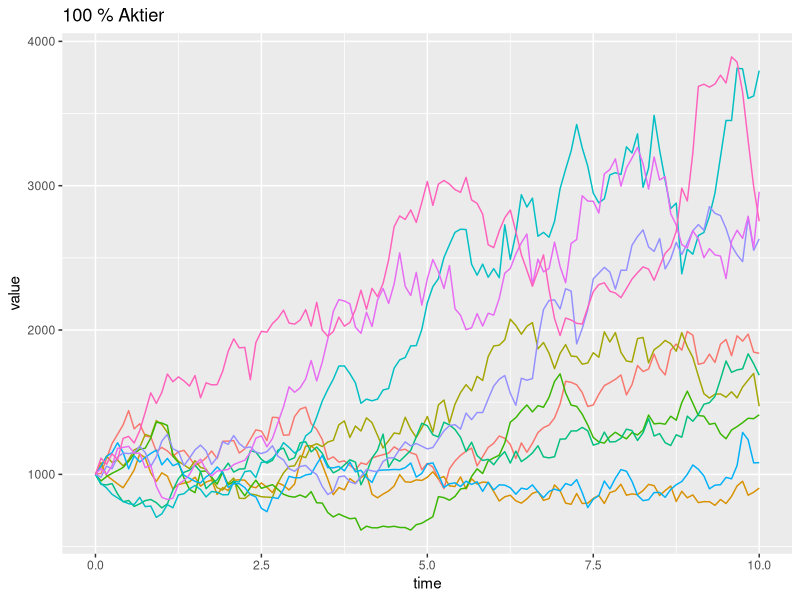
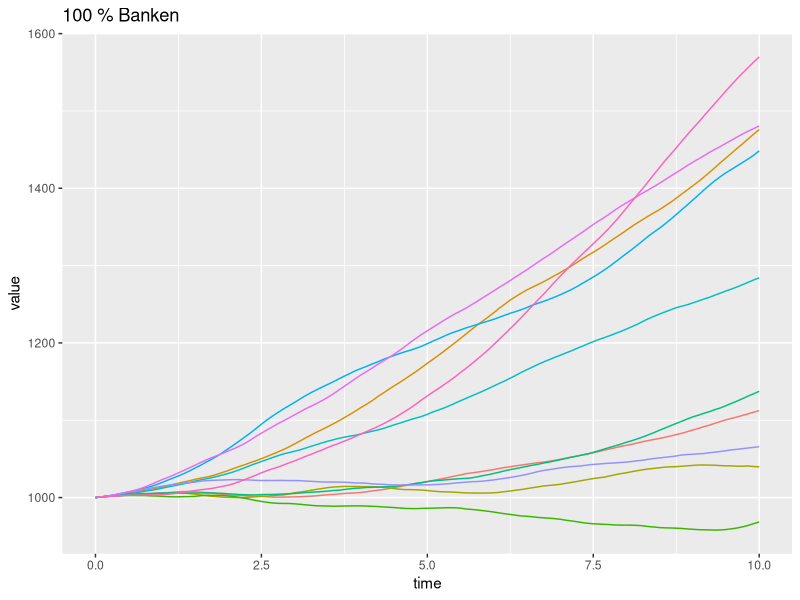
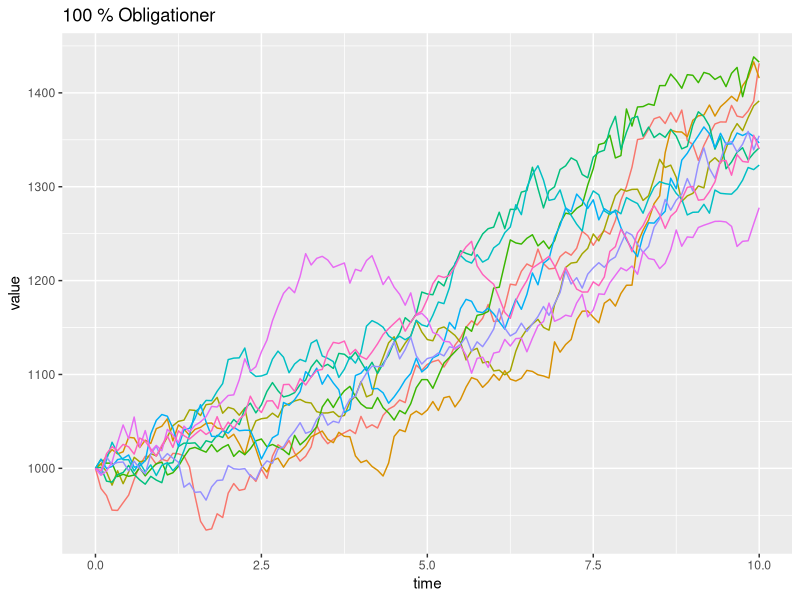

Recreate these plots in R, in order. (Note: this script raises an error after producing the figures.)
library(reshape2)
library(ggplot2)
require(gridExtra)
# simulerer assets

#Model parameter
s0<- 100
r0<- 0.01
a<- 0.15
b<- 0.042
lambda<- -0.23
sigma_r<- 0.01
rho<- -0.15
mu<-0.109
sigma<-0.127
A0<-1000

n <- 10    # MC simulation trials
T <- 10    # total time
m <- 120   # subintervals
dt <- T/m 
  


Assets<-function(dt=1/12,s0=100,r0=0.01,A0=1000,a=0.15,b=0.042,lambda=-0.23,sigma_r=0.01,rho=-0.15,mu=0.09,sigma=0.2, weights,n=1000){
  B <- (1 / a) * (1 - exp(-a * 1:10))
  xij <- rep(1/10,10)
  
  A <- matrix(NA,m+1,n)  
  A[1,] <- A0
  
  r <- matrix(0,m+1,n)  
  r[1,] <- r0
  
  for(j in 1:n){
    for(i in 2:121){
      dw1<-rnorm(n=121,mean=0,sd=1)
      dw3<-rho*dw1+sqrt(1-rho^2)*rnorm(n=121,mean=0,sd=1)
      dr <- a*(b-r[i-1,j])*dt + sigma_r*sqrt(dt)*dw1[i-1]
      r[i,j] <- r[i-1,j] + dr
      dA <-A[i-1,j]* (weights[1] *r[i-1,j]  * dt + weights[2] *(mu*dt+sigma*sqrt(dt)*dw3[i-1]) + 
                        sum(xij * weights[3] * ((r[i-1,j] - lambda * sigma_r * B) * dt - sigma_r * B *sqrt(dt)* dw1[i-1])))
      A[i,j] <- A[i-1,j] + dA
    }
  } 
  return(list(A,r))
}
#plotter 100% i banken
A<-Assets(weights = c(10/10,0/10,0/10),n=10)

time_vector<-seq(0,T,by=dt)
data_plot<- data.frame("time"=time_vector, "paths" = A[[1]])
data_plot<- melt(data_plot,  id = c('time'))

plot_bank <- ggplot(data_plot, aes(time, value)) +
  geom_line(aes(colour = variable)) +
  theme(legend.position = "none")+
ggtitle("100 % Banken ")

#plotter 100% aktier
A<-Assets(weights = c(0/10,10/10,0/10),n=10)

time_vector<-seq(0,T,by=dt)
data_plot<- data.frame("time"=time_vector, "paths" = A[[1]])
data_plot<- melt(data_plot,  id = c('time'))

plot_aktier <- ggplot(data_plot, aes(time, value)) +
  geom_line(aes(colour = variable)) +
  theme(legend.position = "none")+
  ggtitle("100 % Aktier ")

#plotter 100% i obligationer

A<-Assets(weights = c(0/10,0/10,10/10),n=10)

time_vector<-seq(0,T,by=dt)
data_plot<- data.frame("time"=time_vector, "paths" = A[[1]])
data_plot<- melt(data_plot,  id = c('time'))

plot_obli <- ggplot(data_plot, aes(time, value)) +
  geom_line(aes(colour = variable)) +
  theme(legend.position = "none")+
  ggtitle("100 % Obligationer ")

#samlet plot



#6.3
n<-1000
A<-Assets(weights = c(0/10,1/10,9/10))

meanvector<-rep(NA,121)
for (i in 1:121){
  meanvector[i]<-mean(A[i,])
}

qs <- apply(A, 1, quantile, probs=c(0.005, 0.5, 0.995))
quantiles<-t(rbind(qs,meanvector))
colnames(quantiles)<-c("0.5%","50%", "99.5%","Mean")


time_vector<-seq(0,T,by=dt)
data_plot_6.2<- data.frame("time"=time_vector, "quantiles" = quantiles)
data_plot_6.2<- melt(data_plot_6.2,  id = c('time'))

plot_6.2 <- ggplot(data_plot_6.2, aes(time, value)) +
  geom_line(aes(colour = variable)) +
  ggtitle("Quantile plot  ")

plot_6.2+scale_color_hue(name = "Quantiles",labels = c("0.5%","50%", "99.5%","Mean"))

#


n<-10000
A<-Assets(weights = c(0/10,1/10,9/10),n=n)

#density plots

asset_dist <- data.frame(year = factor(rep(c("1","3","6","10"), each=n)), 
                         value = c(A[13,], A[37,], A[73,], A[121,]))
ggplot(asset_dist, aes(x=value, fill=year)) + geom_density(alpha=.3)


# Opgave 6.4

n<-1000
list<-Assets(A0=1000,weights = c(0/10,1/10,9/10),n=n)
A<-list[[1]]
r<-list[[2]]

premium<-1000
q<-0.025


L<-function(t){
  Liability<-premium*(1+q)^t
  return(Liability) 
}

sum(A[121,]<L(10))/n

#6.6

VasicekZCBprice <- 
function(r0=0.01, a=0.15, b=0.042, sigma_r=0.01, T=10,t,lambda=-0.23,r){
  b.vas <- (1/a)*(1-exp(-(T-t)*a)) 
  a.vas <- (sigma_r^2/(2*a^2)-b+(lambda*sigma_r)/a)*((T-t)-b.vas)-sigma_r^2/(4*a)*b.vas^2
  return(exp(a.vas-b.vas*r))
}

L_T<-L(10)

#Bonus quantile plot
B<-matrix(NA,121,n)
for (j in 0:n-1){
  for (i in 1:121){
    B[i,j]<-max(A[i,j]-VasicekZCBprice(t=i/12,r=r[i,j])*L_T,0)
  }
}

meanvector_B<-rep(NA,121)
for(i in 1:121){
  meanvector_B[i]<-mean(B[i,])
}

qs <- apply(B, 1, quantile, probs=c(0.005, 0.5, 0.995))
quantiles<-t(rbind(qs,meanvector_B))
colnames(quantiles)<-c("0.5%","50%", "99.5%","Mean")


time_vector<-seq(0,T,by=dt)
data_plot_6.5<- data.frame("time"=time_vector, "quantiles" = quantiles)
data_plot_6.5<- melt(data_plot_6.5,  id = c('time'))

Quantilplot_B <- ggplot(data_plot_6.5, aes(time, value)) +
  geom_line(aes(colour = variable)) +
  ggtitle("Quantile plot B  ")

Quantilplot_B+scale_color_hue(name = "Quantiles",labels = c("0.5%","50%", "99.5%","Mean"))

#SCR function

Loss<-matrix(NA,109,n)
for (j in 1:n){
  for (i in 1:109){
    Loss[i,j]<-B[i,j]-exp(-mean((r[i:(i+11),])))*B[i+12,j]
  }
}

meanvector_Loss<-rep(NA,109)
for (i in 1:109){
  meanvector_Loss[i]<-mean(Loss[i,])
}


qs <- apply(Loss, 1, quantile, probs=c(0.005, 0.5, 0.995))
quantiles<-t(rbind(qs,meanvector_Loss))
colnames(quantiles)<-c("0.5%","50%", "99.5%","Mean")

SCR<-quantiles[,3]


CR<-matrix(NA,109,n)

for(j in 1:n){
  for (i in 1:109){
    CR[i,j]<-B[i,j]/SCR[i]
  }
}



qs <- apply(CR, 1, quantile, probs=c(0.005, 0.5, 0.995))
quantiles<-t(qs)
colnames(quantiles)<-c("0.5%","50%", "99.5%")

time_vector<-seq(0,9,by=dt)
data_plot_6.6<- data.frame("time"=time_vector, "quantiles" = quantiles)
data_plot_6.6<- melt(data_plot_6.6,  id = c('time'))

Quantilplot_CR <- ggplot(data_plot_6.6, aes(time, value)) +
  geom_line(aes(colour = variable)) +
  ggtitle("Quantile plot CR  ")

Quantilplot_CR+scale_color_hue(name = "Quantiles",labels = c("0.5%","50%", "99.5%","Mean"))

TF<-CR<1


for (k in 1:n){
  for(i in 1:109){
    if (TF[i,k]==TRUE){
      TF[i:109,k]=TRUE
    }
  }
}
TF[,1]
prob<-rep(NA,109)
prob[1]<-0
for (i in 1:109){
  prob[i]<-sum(TF[i,])/n
}




qplot(time_vector, prob)

#ZCP hedge

A0ny<-1000-VasicekZCBprice(t=0/12,r=r0)*L_T
invest<-Assets(A0=A0ny,weights = c(0,1/10,9/10))
Assets_invest<-invest[[1]]
rZCB<-invest[[2]]

#plot assest
time_vector<-seq(0,T,by=dt)
data_plot<- data.frame("time"=time_vector, "paths" = Assets_invest)
data_plot<- melt(data_plot,  id = c('time'))

plot <- ggplot(data_plot, aes(time, value)) +
  geom_line(aes(colour = variable)) +
  theme(legend.position = "none")+
  ggtitle("Plot ")
plot

Assets_values<-matrix(NA,121,n)
for (k in 1:n){
  for (i in 1:121){
    Assets_values[i,k]<-Assets_invest[i,k]+VasicekZCBprice(t=i/12,r=rZCB[i,k])*L_T 
  }
}




B_ZCB<-matrix(NA,121,n)
for (j in 1:n){
  for (i in 1:121){
    B_ZCB[i,j]<-max(Assets_values[i,j]-VasicekZCBprice(t=i/12,r=rZCB[i,j])*L_T,0)
  }
}
B_ZCB[,4]

meanvector_B_ZCB<-rep(NA,121)
for(i in 1:121){
  meanvector_B_ZCB[i]<-mean(B_ZCB[i,])
}

qs <- apply(B_ZCB, 1, quantile, probs=c(0.005, 0.5, 0.995))
quantiles<-t(rbind(qs,meanvector_B_ZCB))
colnames(quantiles)<-c("0.5%","50%", "99.5%","Mean")


time_vector<-seq(0,T,by=dt)
data_plot_ZCB<- data.frame("time"=time_vector, "quantiles" = quantiles)
data_plot_ZCB<- melt(data_plot_ZCB,  id = c('time'))

Quantilplot_B_ZCB <- ggplot(data_plot_ZCB, aes(time, value)) +
  geom_line(aes(colour = variable)) +
  ggtitle("Quantile plot B_ZCB  ")

Quantilplot_B_ZCB+scale_color_hue(name = "Quantiles",labels = c("0.5%","50%", "99.5%","Mean"))

#SCR function

Loss_ZCB<-matrix(NA,109,n)
for (j in 1:n){
  for (i in 1:109){
    Loss_ZCB[i,j]<-B_ZCB[i,j]-exp(-mean((rZCB[i:(i+11),])))*B_ZCB[i+12,j]
  }
}
Loss_ZCB[,1]

meanvector_Loss_ZCB<-rep(NA,109)
for (i in 1:109){
  meanvector_Loss_ZCB[i]<-mean(Loss_ZCB[i,])
}


qs <- apply(Loss_ZCB, 1, quantile, probs=c(0.005, 0.5, 0.995))
quantiles<-t(rbind(qs,meanvector_Loss_ZCB))
colnames(quantiles)<-c("0.5%","50%", "99.5%","Mean")

SCR_ZCB<-quantiles[,3]



CR_ZCB<-matrix(NA,109,n)

for(j in 1:n){
  for (i in 1:109){
    CR_ZCB[i,j]<-B_ZCB[i,j]/SCR_ZCB[i]
  }
}



qs <- apply(CR_ZCB, 1, quantile, probs=c(0.005, 0.5, 0.995))
quantiles<-t(qs)
colnames(quantiles)<-c("0.5%","50%", "99.5%")

time_vector<-seq(0,9,by=dt)
data_plot_CR_ZCB<- data.frame("time"=time_vector, "quantiles" = quantiles)
data_plot_CR_ZCB<- melt(data_plot_CR_ZCB,  id = c('time'))

Quantilplot_CR_ZCB <- ggplot(data_plot_CR_ZCB, aes(time, value)) +
  geom_line(aes(colour = variable)) +
  ggtitle("Quantile plot CR ZCB  ")

Quantilplot_CR_ZCB+scale_color_hue(name = "Quantiles",labels = c("0.5%","50%", "99.5%","Mean"))


#Zero Coupon swap hedge

Assets_swap<-function(dt=1/12,s0=100,r0=0.01,A0=1000,a=0.15,b=0.042,lambda=-0.23,sigma_r=0.01,rho=-0.15,mu=0.09,sigma=0.2, weights=c(0,1/10,9/10),n=1000){
  B <- (1 / a) * (1 - exp(-a * 1:10))
  xij <- rep(1/10,10)
  
  A <- matrix(NA,m+1,n)  
  A[1,] <- A0
  
  r <- matrix(0,m+1,n)  
  r[1,] <- r0
  
  betaling<-matrix(0,m+1,n)
  betaling[1,]<-VasicekZCBprice(t=1/12,r=r0)*L_T*r0*dt
  
  
  for(j in 1:n){
    for(i in 2:121){
      dw1<-rnorm(n=121,mean=0,sd=1)
      dw3<-rho*dw1+sqrt(1-rho^2)*rnorm(n=121,mean=0,sd=1)
      dr <- a*(b-r[i-1,j])*dt + sigma_r*sqrt(dt)*dw1[i-1]
      r[i,j] <- r[i-1,j] + dr
      dA <-A[i-1,j]* (weights[1] *r[i-1,j]  * dt + weights[2] *(mu*dt+sigma*sqrt(dt)*dw3[i-1]) + 
                        sum(xij * weights[3] * ((r[i-1,j] - lambda * sigma_r * B) * dt - sigma_r * B *sqrt(dt)* dw1[i-1])))
      betaling[i,j]<-VasicekZCBprice(t=1/12,r=r0)*L_T*r[i-1,j]*dt
      A[i,j] <- A[i-1,j] + dA - betaling[i,j]
    }
  } 
  return(list(A,r,betaling))
}
swap_invest<-Assets_swap()
r_swap<-swap_invest[[2]]
Aswap_invest<-swap_invest[[1]]
betaling<-swap_invest[[3]]
Aswap_invest[,1]


Nyassets_swap<-matrix(NA,121,n)
for(k in 1:n){
  for(i in 1:121){
    Nyassets_swap[i,k]<-Aswap_invest[i,k]+VasicekZCBprice(t=i/12,r=r_swap[i,k])*L_T
  }
}


B_swap<-matrix(NA,121,n)
for (j in 1:n){
  for (i in 1:121){
    B_swap[i,j]<-max(Nyassets_swap[i,j]-(VasicekZCBprice(t=i/12,r=r_swap[i,j])*L_T+VasicekZCBprice(t=1/12,r=r0)*L_T),0)
  }
}
Nyassets_swap[,1]
B_swap[,1]

meanvector_B_swap<-rep(NA,121)
for(i in 1:121){
  meanvector_B_swap[i]<-mean(B_swap[i,])
}

qs <- apply(B_swap, 1, quantile, probs=c(0.005, 0.5, 0.995))
quantiles<-t(rbind(qs,meanvector_B_swap))
colnames(quantiles)<-c("0.5%","50%", "99.5%","Mean")


time_vector<-seq(0,T,by=dt)
data_plot_swap<- data.frame("time"=time_vector, "quantiles" = quantiles)
data_plot_swap<- melt(data_plot_swap,  id = c('time'))

Quantilplot_B_swap <- ggplot(data_plot_swap, aes(time, value)) +
  geom_line(aes(colour = variable)) +
  ggtitle("Quantile plot B_swap ")

Quantilplot_B_swap+scale_color_hue(name = "Quantiles",labels = c("0.5%","50%", "99.5%","Mean"))


#SCR

Loss_swap<-matrix(NA,109,n)
for (j in 1:n){
  for (i in 1:109){
    Loss_swap[i,j]<-B_swap[i,j]-exp(-mean((r[i:(i+11),])))*B_swap[i+12,j]
  }
}

meanvector_Loss_swap<-rep(NA,109)
for (i in 1:109){
  meanvector_Loss_swap[i]<-mean(Loss_swap[i,])
}


qs <- apply(Loss_swap, 1, quantile, probs=c(0.005, 0.5, 0.995))
quantiles<-t(rbind(qs,meanvector_Loss_swap))
colnames(quantiles)<-c("0.5%","50%", "99.5%","Mean")

SCR_swap<-quantiles[,3]



CR_swap<-matrix(NA,109,n)

for(j in 1:n){
  for (i in 1:109){
    CR_swap[i,j]<-B_swap[i,j]/SCR_swap[i]
  }
}



qs <- apply(CR_swap, 1, quantile, probs=c(0.005, 0.5, 0.995))
quantiles<-t(qs)
colnames(quantiles)<-c("0.5%","50%", "99.5%")

time_vector<-seq(0,9,by=dt)
data_plot_CR_swap<- data.frame("time"=time_vector, "quantiles" = quantiles)
data_plot_CR_swap<- melt(data_plot_CR_swap,  id = c('time'))

Quantilplot_CR_swap <- ggplot(data_plot_CR_swap, aes(time, value)) +
  geom_line(aes(colour = variable)) +
  ggtitle("Quantile plot CR ZCB  swap ")

Quantilplot_CR_swap+scale_color_hue(name = "Quantiles",labels = c("0.5%","50%", "99.5%","Mean"))
#sandsynlighedsplot
TF_swap<-CR_swap<1


for (k in 1:n){
  for(i in 1:109){
    if (TF_swap[i,k]==TRUE){
      TF_swap[i:109,k]=TRUE
    }
  }
}
TF[,1]
prob_swap<-rep(NA,109)
prob_swap[1]<-0
for (i in 1:109){
  prob_swap[i]<-sum(TF_swap[i,])/n
}


qplot(time_vector, prob_swap)
